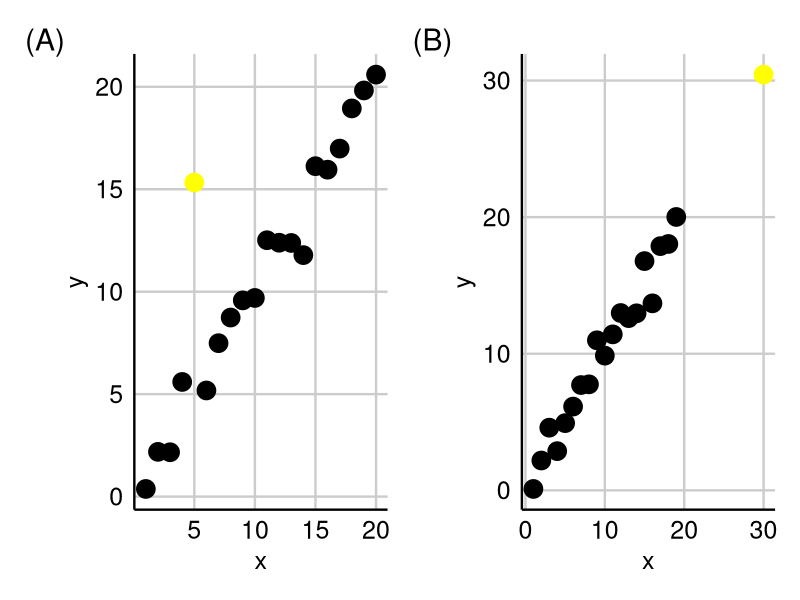
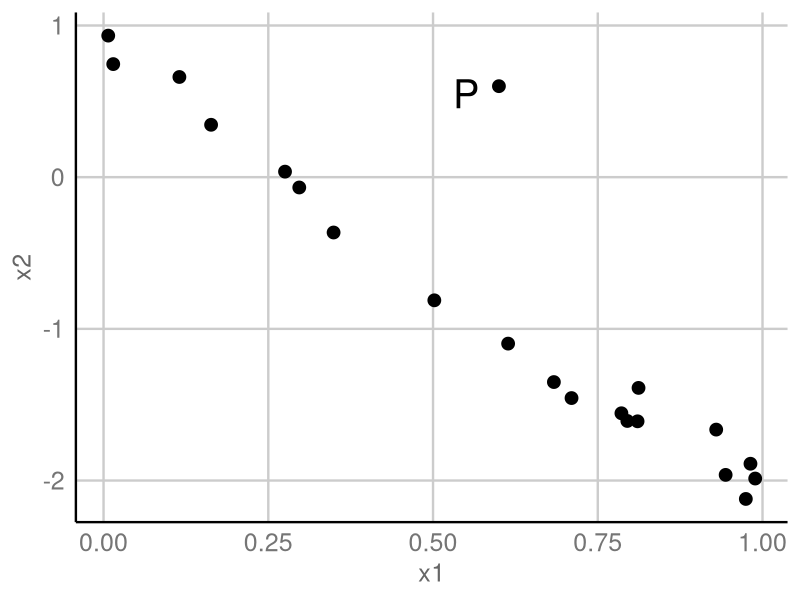

Here is the R script that generated these plots, in order: (Note: this script raises an error after producing the figures.)
## ---- chunk 1
current_file <- knitr::current_input()
basename <- gsub(".Rmd$", "", current_file)
## ---- chunk 2
library(tidyverse)
library(colorspace)
library(patchwork)
library(gganimate)
library(broom)
options(width = 200)
knitr::opts_chunk$set(
  fig.path = "images/week10B/",
  fig.width = 6,
  fig.height = 6,
  fig.align = "center",
  dev.args = list(bg = 'transparent'),
  #out.width = "100%",
  fig.retina = 3,
  echo = FALSE,
  warning = FALSE,
  message = FALSE,
  cache = FALSE,
  cache.path = "cache/week10/"
)
theme_set(ggthemes::theme_gdocs(base_size = 18) +
            theme(plot.background = element_rect(fill = 'transparent', colour = NA), axis.line.y = element_line(color = "black", linetype = "solid"),
                  plot.title.position = "plot",
                  plot.title = element_text(size = 24),
                  panel.background  = element_rect(fill = 'transparent', colour = NA),
                  legend.background = element_rect(fill = 'transparent', colour = NA),
                  legend.key        = element_rect(fill = 'transparent', colour = NA)
                  ) )
## ---- chunk 3

## ---- chunk 4
n <- 20
set.seed(1)
shifty <- rep(0, n); shifty[5] <- 10
g1 <- data.frame(x=seq(1, 20, 1)) %>% 
    mutate(y=x + rnorm(n, 0, 1)) %>% 
  ggplot(aes(x, y + shifty, color=factor(shifty))) + geom_point(size=6) + 
  labs(x="x", y="y", tag="(A)") +
  guides(color="none") +
  scale_color_manual(values = c("black", "yellow")) +
  theme(
    text = element_text(colour="black"),
    axis.text = element_text(colour="black"),
    axis.title = element_text(colour="black")
  )

n <- 20
set.seed(2)
g2 <- data.frame(x=c(seq(1, 19, 1), 30)) %>% 
    mutate(y=x + rnorm(n, 0, 1)) %>% 
  ggplot(aes(x, y, color=factor(c(rep(0,19), 1)))) + geom_point(size=6) + 
  labs(x="x", y="y", tag="(B)") +
  guides(color="none")+
  scale_color_manual(values = c("black", "yellow")) +
  theme(
    text = element_text(colour="black"),
    axis.text = element_text(colour="black"),
    axis.title = element_text(colour="black")
  )

g1 + g2 
## ---- chunk 5
example_data <- tibble(id = 1:20) %>% 
  mutate(x1 = runif(n()),
         x2 = 1 - 4 * x1 + x1^2 + rnorm(n(), 0, 0.1)) %>% 
  add_row(x1 = 0.6, x2 = 0.6)
ggplot(example_data, aes(x1, x2)) +
  geom_point(size = 4) + 
  annotate("text", x = 0.55, y = 0.55, label = "P", 
           size = 10)
## ---- chunk 6
example_data
## ---- chunk 7
x <- as.matrix(example_data[2:3])
hat_matrix <- x %*% solve(t(x) %*% x) %*% t(x)
example_data %>%
  mutate(leverage = diag(hat_matrix)) %>%
  print(n = 21)
## ---- chunk 8
data(marketing, package="datarium")
skimr::skim(marketing)
## ---- chunk 9
GGally::ggpairs(marketing, progress=F)
## ---- chunk 10

## ---- chunk 11
fit <- lm(sales ~ youtube * facebook, data = marketing)
(out <- broom::augment(fit))

## ---- chunk 12
g1 <- ggplot(out, aes(youtube, sales, color = .hat)) +
  geom_point() +
  scale_color_viridis_c(direction = -1)
g2 <- ggplot(out, aes(facebook, sales, color = .hat)) +
  geom_point() +
  scale_color_viridis_c(direction = -1)
g1 + g2 + plot_layout(guides = "collect")
## ---- chunk 13
g1 <- ggplot(out, aes(youtube, sales, color = .cooksd)) +
  geom_point() +
  scale_color_viridis_c(direction = -1)
g2 <- ggplot(out, aes(facebook, sales, color = .cooksd)) +
  geom_point() +
  scale_color_viridis_c(direction = -1)
g1 + g2 + plot_layout(guides = "collect")
## ---- chunk 14
df2 <- tibble(id = 1:200) %>% 
  mutate(x = runif(n(), -10, 10),
         y = 0.5 * x + 3 * sin(x) + rnorm(n(), 0, 2))

## ---- chunk 15
ggplot(df2, aes(x, y)) +
  geom_point() +
  geom_smooth(se = FALSE, color = "red",
              # note "loess" doesn't take method.args! 
              # looks like a BUG in ggplot2
              method = stats::loess, size = 1,
              method.args = list(span = 0.4)) 
## ---- chunk 16
fits <- tibble(span = seq(.1, 1, .05)) %>%
  rowwise() %>%
  do(mutate(augment(loess(y ~ x, df2, span = .$span)),
            span = .$span))

p <- ggplot(fits, aes(x, y)) +
  geom_point() +
  geom_line(aes(y = .fitted), color = "red", size = 1.2) +
  labs(title = 'span = {closest_state}')

p + transition_states(
    span,
    transition_length = 2,
    state_length = 1
  )
## ---- chunk 17
dat <- df2 %>%
  crossing(center = unique(df2$x)) %>%
  mutate(dist = abs(x - center)) %>%
  filter(rank(dist) / n() <= .4) %>%
  mutate(weight = (1 - (dist / max(dist)) ^ 3) ^ 3) %>% 
  arrange(x, center)
p <- ggplot(dat, aes(x, y)) +
  geom_point(data = df2, color = "gray") +
  geom_point(aes(alpha = weight), color = "#6600cc") +
  geom_smooth(data = df2,
              se = FALSE, color = "red",
              method = stats::loess, size = 1,
              method.args = list(span = 0.4)) +
  geom_smooth(aes(group = center, weight = weight), method = stats::lm, se = FALSE, formula = y ~ poly(x, 2)) +
  geom_vline(aes(xintercept = center), lty = 2) +
  labs("span = 0.4") +
  guides(alpha = FALSE)#+
  #ggforce::facet_wrap_paginate(~center, nrow = 3, ncol = 3)
p + transition_states(center, 
                      transition_length = 1, 
                      state_length = 1)
## ---- chunk 18
data(economics, package = "ggplot2")
skimr::skim(economics)
## ---- chunk 19
ggplot(economics, aes(date, uempmed)) + 
  geom_point() +
  geom_smooth(method = loess, se = FALSE,
              method.args = list(span = 0.1)) +
  labs(x = "Date", y = "Median unemployment duration")
## ---- chunk 20

## ---- chunk 21
fit <- economics %>% 
          mutate(index = 1:n()) %>% 
          loess(uempmed ~ index, #<<
                data = ., #<<
                span = 0.75, #<<
                degree = 2) #<<
## ---- chunk 22
ggplot(economics, aes(date, uempmed)) +
  geom_point() + 
  geom_smooth(method = loess,  #<<
              method.args = list(span = 0.75, #<<
                                 degree = 2)) #<<
## ---- chunk 23
bg_df <- read.table(here::here("data/bluegills.txt"),
           header = TRUE)
skimr::skim(bg_df)
## ---- chunk 24
ggplot(bg_df, aes(age, length)) + 
  geom_point() +
  geom_smooth(method = lm, se = FALSE) +
  labs(tag = "(A)", title = "Linear regression", x = "Age (in years)", y = "Length (in mm)")
## ---- chunk 25
ggplot(bg_df, aes(age, length)) + 
  geom_point() +
  geom_smooth(method = lm, se = FALSE,
              formula = y ~ poly(x, 2)) +
  labs(tag = "(B)", title = "Quadratic regression",
       x = "Age (in years)", y = "Length (in mm)")
## ---- chunk 26

## ---- chunk 27
fit1 <- lm(length ~ age, data = bg_df)
fit2 <- lm(length ~ poly(age, 2), data = bg_df)
df1 <- augment(fit1)
df2 <- mutate(augment(fit2), age = bg_df$age)
summary(fit1)
summary(fit2)
## ---- chunk 28
ggplot(df1, aes(age, .std.resid)) + 
  geom_point() +
  geom_hline(yintercept = 0) +
  labs(x = "Age", y = "Residual",
       tag = "(A)", title = "Linear regression")
## ---- chunk 29
ggplot(df2, aes(age, .std.resid)) + 
  geom_point() +
  geom_hline(yintercept = 0) +
  labs(x = "Age", y = "Residual",
       tag = "(B)", title = "Quadratic regression")
## ---- chunk 30

## ---- chunk 31
ggplot(df1, aes(age, .std.resid)) + 
  geom_point() +
  geom_hline(yintercept = 0) +
  labs(x = "Age", y = "Residual",
       tag = "(A)", title = "Linear regression") +
  geom_smooth(method = loess, color = "red",
              se = FALSE)
## ---- chunk 32
ggplot(df2, aes(age, .std.resid)) + 
  geom_point() +
  geom_hline(yintercept = 0) +
  labs(x = "Age", y = "Residual",
       tag = "(B)", title = "Quadratic regression") +
  geom_smooth(method = loess, color = "red",
              se = FALSE)
## ---- chunk 33

## ---- chunk 34
data(cleveland.soil, package = "agridat")
skimr::skim(cleveland.soil)
## ---- chunk 35
ggplot(cleveland.soil, aes(easting, northing)) +
  geom_point()
## ---- chunk 36
library(lattice)
cloud(resistivity ~ easting * northing, pch = ".", data = cleveland.soil)
## ---- chunk 37

## ---- chunk 38
library(lattice)
xyplot(resistivity ~ northing | equal.count(easting, 12),
       data = cleveland.soil, cex = 0.2,  
       type = c("p", "smooth"), col.line = "red", 
       col = "gray", lwd = 2)
## ---- chunk 39
ggplot(cleveland.soil, aes(northing, resistivity)) +
  geom_point(color = "gray") + 
  geom_smooth(method = "loess", color = "red", se = FALSE) +
  facet_wrap(~ cut_number(easting, 12))
## ---- chunk 40
